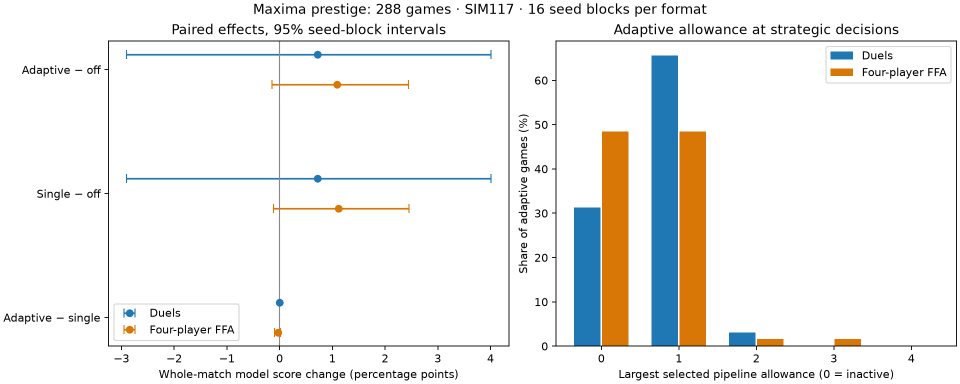
#> input picture reports/overview.png, 1920 x 768 px (shown at 1/2 size); its folder holds only this picture in this run
$ python -i analyze_cohort.py   (imports and definitions only)
#> lines starting #> are read from the running program, lines starting #| are printed output that depends on the picture
"""Analyze only a completed frozen288-game three-arm cohort; stream verified logs.

Standard Python random seed-block bootstrap; no historical games are controls.
"""
import argparse,hashlib,json,math,random,shutil,statistics,sys
from pathlib import Path
from collections import Counter,defaultdict
ROOT=Path(__file__).resolve().parent;sys.path.insert(0,str(ROOT.parents[2]))
from tools.tournaments.results import Results
from tools.tournaments.probability import summary,stopping_threshold
from tools.tournaments.analysis import adjudicate,_block_mean_interval
from tools.tournaments.common import atomic_json,file_hash,canonical
ARMS=('baseline','single','adaptive');CONTRASTS=(('adaptive','baseline'),('single','baseline'),('adaptive','single'))
STATE={0:'Hold',1:'Prepare',2:'Invest',3:'Finish'};LIMIT=2*1024**2;RESERVE=2*1024**3;MAX_LINE=1024**2
ECON=('population','workers','trained_workers','technology_workers','schools','building_sites','food_security','unserved_food','critical_food')
CAPACITY_FACTS=('sampled','qualified_idle','root_assigned','training_reserve','ordinary_unmet','unobserved_crews','crew','worker_limit','material_limit','remaining_steps')
def typed(v):return v=='true' if v in ('true','false') else int(v)
def runtime(r):return {str(p['team']):{k:typed(v) for k,v in (x.split('=',1) for x in p['runtime_values'].split(','))} for p in r['players']}
# [118 lines left out: functions parse, telemetry, block_ci, not called in this run]

def summarize_game(r,source):
 result=r['result'];own=next(t for t in result['teams'] if t['team']==0);p=summary(own,result['ticks']);w=result['winning_teams'];a=adjudicate(result)['winners'];prestige=result['termination']=='engine_end' and sum(t['alive'] for t in result['teams'])>1
 return {'job':r['job']['id'],'result_file':str((source.root/'results'/(r['job']['id']+'.json')).resolve()),'mean':p['mean'],'final_probability':p['final'],'ticks':result['ticks'],'termination':result['termination'],'engine_outcome':own['outcome'],'engine_winners':w,'adjudicated_outcome':'win' if a==[0] else 'draw' if 0 in a else 'loss','sole_engine_win':w==[0],'shared_engine_win':0 in w and len(w)>1,'natural_prestige_finish':prestige,'sole_natural_prestige_win':prestige and w==[0],'shared_natural_prestige_win':prestige and 0 in w and len(w)>1}

def analyze(source):
 manifest=source.manifest;records=list(source);games=[r for r in records if r['job']['type']=='game']
 if len(manifest['jobs'])!=288 or len(games)!=288 or any(r['category']!='success' for r in games):raise ValueError('all288 successful games required before efficacy analysis')
 expected={(fmt,arm):n for fmt,n in [('1v1',32),('ffa',64)] for arm in ARMS}
 if Counter((r['job']['labels']['format'],r['job']['labels']['variant']) for r in games)!=Counter(expected):raise ValueError('format/arm support changed')
 builds={r['job']['build'] for r in games}
 if len(builds)!=1:raise ValueError('all arms must share one new engine')
 model=manifest['design']['frozen_model'];index={};history_count=0;telemetry_rows=[];counts=Counter()
 for r in games:
  j,result=r['job'],r['result'];labels=j['labels'];key=(labels['pair'],labels['variant'])
  if key in index:raise ValueError('duplicate pair/arm')
  index[key]=r
  params=runtime(result)
  if params!=j['config']['ai_params']:raise ValueError('runtime defaults/weights differ from explicitly frozen parameters')
  for team,p in params.items():
   want_enabled=labels['variant']!='baseline' and team=='0';want_max=4 if labels['variant']=='adaptive' and team=='0' else 1
   if p['prestige.enabled']!=want_enabled or p['prestige.max_pipelines']!=want_max:raise ValueError('arm/opponent configuration differs')
  if stopping_threshold(result,j['config'])!=0 or result['resolved']['tick_limit']!=90000 or result['resolved']['save_version']!=193:raise ValueError('stopping/save configuration changed')
  if result['resolved']['rules']['noUpgrades']!=0:raise ValueError('stock upgrades-enabled audit only')
  for team in result['teams']:
   p=summary(team,result['ticks']);pts=team['win_probability_history'];history_count+=1
   if not p['whole_game'] or p['model']!=model or pts[0][0]!=0 or pts[-1][0]!=result['ticks']:raise ValueError('probability coverage/model mismatch')
   if sum((a[1]+b[1])*(b[0]-a[0]) for a,b in zip(pts,pts[1:]))!=team['win_probability']['area_twice_permille_ticks']:raise ValueError('history integration mismatch')
  tel=telemetry(source,r);telemetry_rows.append({'job':j['id'],'pair':labels['pair'],'format':labels['format'],'arm':labels['variant'],**tel})
  for s in tel['all_teams']:counts.update(s['counts'])
 if history_count!=960:raise ValueError('all960 complete team histories required')
 pairs=[]
 for pair in dict.fromkeys(p for p,a in index):
  if any((pair,a) not in index for a in ARMS):raise ValueError('incomplete triple')
  labels=index[(pair,'baseline')]['job']['labels'];row={'pair':pair,'block':labels['block'],'format':labels['format'],'generator':labels['generator'],'rotation':labels['rotation']}
  base=index[(pair,'baseline')]['job'];baseparams=base['config']['ai_params']
  for arm in ARMS:
   r=index[(pair,arm)];j=r['job']
   if any(j[k]!=base[k] for k in ('inputs','seeds','limits','outputs')):raise ValueError('paired setup changed')
   if {k:v for k,v in j['config'].items() if k!='ai_params'}!={k:v for k,v in base['config'].items() if k!='ai_params'}:raise ValueError('nonpolicy game configuration differs')
   stripped={p:{k:v for k,v in cfg.items() if k not in ('prestige.enabled','prestige.max_pipelines')} for p,cfg in j['config']['ai_params'].items()}
   if stripped!={p:{k:v for k,v in cfg.items() if k not in ('prestige.enabled','prestige.max_pipelines')} for p,cfg in baseparams.items()}:raise ValueError('nonpolicy weights differ by arm')
   row[arm]=summarize_game(r,source)
  for a,b in CONTRASTS:row[a+'_minus_'+b]=row[a]['mean']-row[b]['mean']
  pairs.append(row)
 if len(pairs)!=96:raise ValueError('all96 pairs required')
 byformat={};telindex={r['job']:r for r in telemetry_rows}
 for fmt in ('1v1','ffa'):
  rr=[r for r in pairs if r['format']==fmt];f={'contrasts':{a+'_minus_'+b:block_ci(rr,a+'_minus_'+b) for a,b in CONTRASTS},'arms':{},'contrasts_raw_transitions':{},'contrasts_adjudicated_transitions':{}}
  for a,b in CONTRASTS:
   f['contrasts_raw_transitions'][a+'_minus_'+b]=dict(Counter(r[b]['engine_outcome']+'→'+r[a]['engine_outcome'] for r in rr));f['contrasts_adjudicated_transitions'][a+'_minus_'+b]=dict(Counter(r[b]['adjudicated_outcome']+'→'+r[a]['adjudicated_outcome'] for r in rr))
  for arm in ARMS:
   c=Counter();economic=defaultdict(list);finish=defaultdict(list);capacity=Counter();games_by_max=Counter();cancel=Counter()
   for r in rr:
    s=r[arm];t=telindex[s['job']]['subject'];c['games']+=1;c['engine_'+s['engine_outcome']]+=1;c['adjudicated_'+s['adjudicated_outcome']]+=1;c[s['termination']]+=1
    for k in ('sole_engine_win','shared_engine_win','natural_prestige_finish','sole_natural_prestige_win','shared_natural_prestige_win'):c[k]+=s[k]
    if s['termination']=='engine_end':finish['natural_game_end_ticks'].append(s['ticks'])
    if s['sole_natural_prestige_win'] or s['shared_natural_prestige_win']:finish['natural_prestige_win_ticks'].append(s['ticks'])
    if t['economic_sample_hold_means']:
     for k,v in t['economic_sample_hold_means'].items():economic[k].append(v)
    capacity.update(t['inferred_capacity_director_observations']);games_by_max[str(t['max_inferred'])]+=1
    cancel.update({k:v for k,v in t['counts'].items() if k.startswith('cancel_')});cancel['unresolved_gids_at_end']+=t['unresolved_cancellation_gids'];cancel['potential_terminal_unsafe_own_gain_games']+=t['potential_terminal_unsafe_own_gain']
   f['arms'][arm]={'outcomes':dict(c),'mean_integrated_relative_score':statistics.mean(r[arm]['mean'] for r in rr),'economic_sample_hold_equal_game_means':{k:statistics.mean(v) for k,v in economic.items()},'completion_ticks':{k:{'observed_completed_games':len(v),'mean':statistics.mean(v),'median':statistics.median(v)} for k,v in finish.items()},'inferred_capacity_director_observations':dict(capacity),'games_by_maximum_inferred_capacity':dict(games_by_max),'cancellation_diagnostics':dict(cancel)}
  byformat[fmt]=f
 return {'schema':1,'games':288,'pairs':96,'complete_team_histories_integrals_exact':960,'model':model,'bundle':next(iter(builds)),'manifest':str((source.root/'experiment.json').resolve()),'manifest_sha256':file_hash(source.root/'experiment.json'),'all96_pairs_retained':True,'by_format':byformat,'telemetry_counts':dict(counts),'telemetry_contract_violations':{k:v for k,v in counts.items() if k.endswith('_violations')},'helper_facts_available_records':sum(t['helper_reconstructed'] for r in telemetry_rows for t in r['all_teams']),'helper_facts_unavailable_records':sum(t['helper_unavailable'] for r in telemetry_rows for t in r['all_teams']),'pairs_detail':pairs,'telemetry':telemetry_rows,'limitations':['All controls are newly played on this same SIM117 engine; old records supply exact map bytes and frozen parameters only.','Model score is the time-normalized observed-game integral of a frozen relative softmax model, not generally a marginal probability of any victory with co-wins.','Model-adjudicated capped outcomes are not independent completed victories. Natural completion means exclude capped games; capped outcomes remain explicitly censored.','16 seed blocks per format; all rotations retained, dependent seats resampled as whole blocks. No efficacy early stopping or activation-conditioned selection.','Capacity audit assumes the frozen stock catalogue: school level3 gives50 prestige; request minus completed prestige schools measures selected unfinished capacity, not actual funded simultaneous spending. Snapshot maxima and counts are observations, not continuous proof.','Helper reconstruction uses emitted qualified_idle+root_assigned-training_reserve-ordinary_unmet-unobserved_crews; clamp(division by crew,1,configured), then remaining/material gates; Finish and configured1 retain1. No-headroom still permits base1.','No claim that telemetry diagnostic flags prove an unsafe engine finish; cancellation telemetry lacks explicit generation/receipt lifecycle.','Legacy save193 strategy serialization and older-save default1 are implementation-validation evidence, not identifiable from fresh-game efficacy results.']}

# [16 lines left out: functions markdown, main, not called in this run]
# [1 line not run here, left out]

>>> import cv2
>>> picture = cv2.imread('overview.png', cv2.IMREAD_GRAYSCALE)
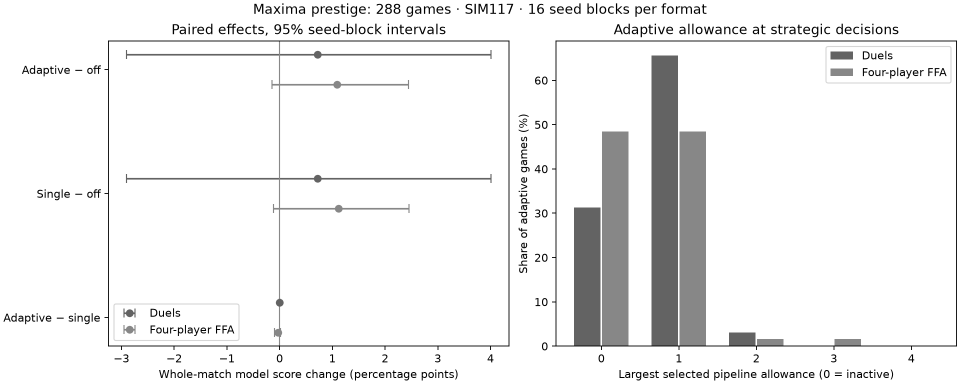
#> picture: shape (768, 1920) (shown at 1/2 size); min 0, max 255, mean 239.2
#> (the run stopped early here; a loop or call above may not have finished)
